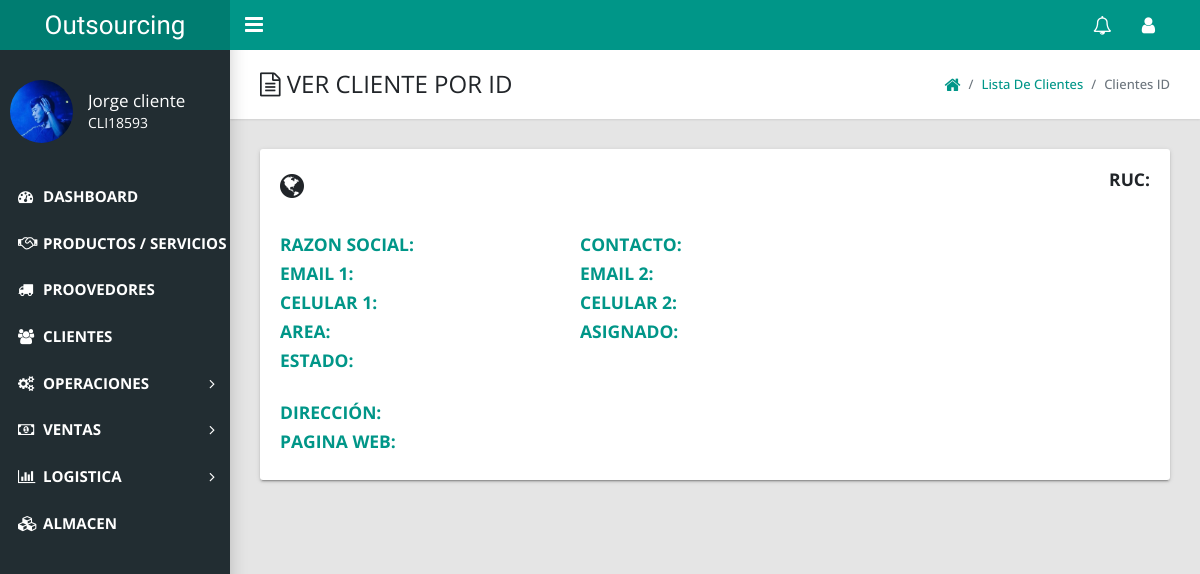
The app's page /admin/index.php?action=view_cliente_id&cliente_codigo=CLI-104 (signed in), older data.
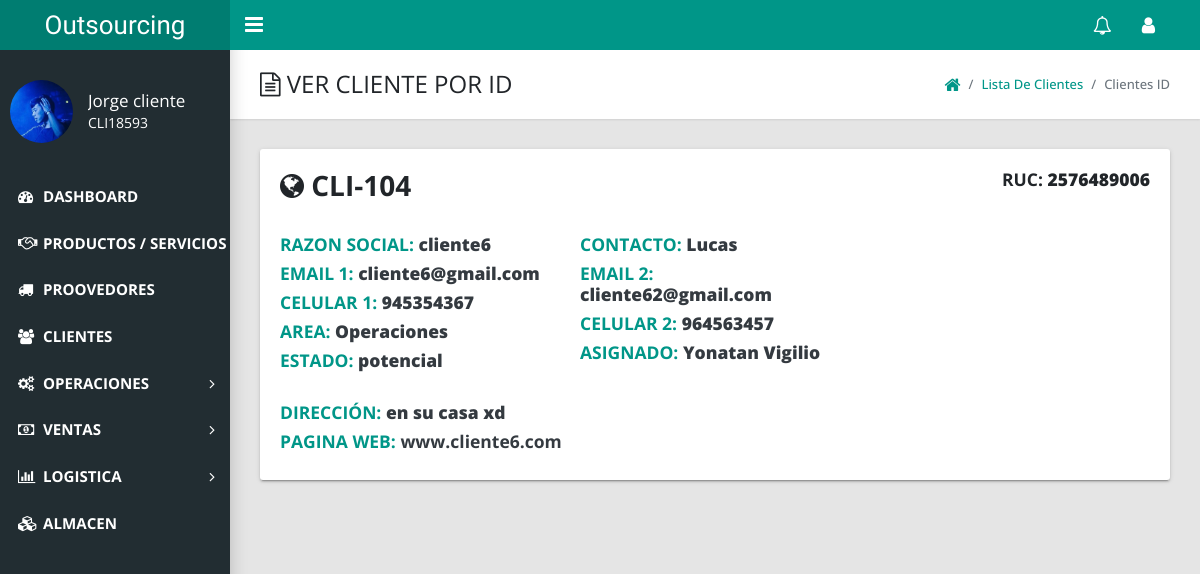
The same page, newer data.
### tables this page shows
CREATE TABLE `clientes` (
  `Id_cliente` int(10) NOT NULL,
  `cod_cliente` varchar(20) NOT NULL,
  `ruc_cliente` varchar(50) NOT NULL,
  `razon_cliente` varchar(50) NOT NULL,
  `direccion_cliente` text NOT NULL,
  `contacto_cliente` varchar(100) NOT NULL,
  `celular1_cliente` int(9) NOT NULL,
  `celular2_cliente` int(9) NOT NULL,
  `email1_cliente` varchar(50) NOT NULL,
  `email2_cliente` varchar(50) NOT NULL,
  `web_cliente` text NOT NULL,
  `area_cliente` varchar(50) NOT NULL,
  `estado_cliente` varchar(50) NOT NULL,
  `asignado_cliente` varchar(50) NOT NULL
);

### admin/includes/cotizaciones/ver_clientes_id.php (the view, shortened to what this page needs)
<link href="styles/ver.css" type="text/css" rel="stylesheet">
<?php if($_SESSION['role'] != 7 AND $_SESSION['role'] != 17 AND $_SESSION['role'] != 5 ){
  echo "<script>alert('No puedes acceder acá ')</script>";
  echo "<script>window.open('index.php?logged_in=Logueaste%20correctamente!','_self')</script>";
}else{
  ?>
<main class="app-content">
      <div class="app-title">
        <div>
          <h1><i class="fa fa-file-text-o"></i> VER CLIENTE POR ID</h1>
        </div>
         <ul class="app-breadcrumb breadcrumb side">
          <li class="breadcrumb-item"><a href="index.php?logged_in=Logueaste%20correctamente!"><i class="fa fa-home fa-lg"></i></a></li>
          <li class="breadcrumb-item"><a href="index.php?action=view_clientes">Lista de Clientes</a></li>
          <li class="breadcrumb-item active">Clientes ID</li>
        </ul>
      </div>
      <div class="row"  style="font-size: 15px;">
        <div class="col-md-12">
          <div class="tile">
            <?php
            $edit_cat = mysqli_query($conexion, "select * from clientes where cod_cliente='$_GET[cliente_codigo]'");
            $fetch_cat = mysqli_fetch_array($edit_cat);
            ?>
            <section class="invoice">
              <div class="row mb-4">
                <div class="col-6">
                  <h2 class="page-header"><i class="fa fa-globe"></i> <?php echo $fetch_cat['cod_cliente'];?></h2>
                </div>
                <div class="col-6">
                  <h5 class="text-right ">RUC: <b><?php echo $fetch_cat['ruc_cliente'];?></b></h5>
                 </div>
               </div>
                <div class="row invoice-info">
                  <div class="col-4">
                  <h5 class="colorText">RAZON SOCIAL: <b class="text-dark"><?php echo $fetch_cat['razon_cliente'];?></b></h5>
                  <h5 class="colorText">EMAIL 1: <b class="text-dark"><?php echo $fetch_cat['email1_cliente'];?></b></h5>
                  <h5 class="colorText">CELULAR 1: <b class="text-dark"><?php echo $fetch_cat['celular1_cliente'];?></b></h5>
                   <h5 class="colorText">AREA: <b class="text-dark"><?php echo $fetch_cat['area_cliente'];?></b></h5>
                  <h5 class="colorText">ESTADO: <b class="text-dark"><?php echo $fetch_cat['estado_cliente'];?></b></h5>
                </div>
                <div class="col-4">
                  <h5 class="colorText">CONTACTO: <b class="text-dark"><?php echo $fetch_cat['contacto_cliente'];?></b></h5>
                  <h5 class="colorText">EMAIL 2: <b class="text-dark"><?php echo $fetch_cat['email2_cliente'];?></b></h5>
                   <h5 class="colorText">CELULAR 2: <b class="text-dark"><?php echo $fetch_cat['celular2_cliente'];?></b></h5>
                  <h5 class="colorText">ASIGNADO: <b class="text-dark"><?php echo $fetch_cat['asignado_cliente'];?></b></h5>
                </div>
                <div class="col-11"><br>
                  <h5 class="colorText">DIRECCIÓN: <b class="text-dark"><?php echo $fetch_cat['direccion_cliente'];?></b></h5>
                 <h5 class="colorText">PAGINA WEB: <a class="text-dark" href="https://<?php echo $fetch_cat['web_cliente'];?>"><?php echo $fetch_cat['web_cliente'];?></a></h5>
                </div>
              </div>
              </div>
          </div>
        </div>
      </div>
<?php } ?>

Row changes from the older to the newer data that the page shows:
added clientes: cod_cliente "CLI-104", ruc_cliente "2576489006", razon_cliente "cliente6", email1_cliente "cliente6@gmail.com", celular1_cliente "945354367", area_cliente "Operaciones", estado_cliente "potencial", contacto_cliente "Lucas", email2_cliente "cliente62@gmail.com", celular2_cliente "964563457", asignado_cliente "Yonatan Vigilio", direccion_cliente "en su casa xd", web_cliente "www.cliente6.com"
